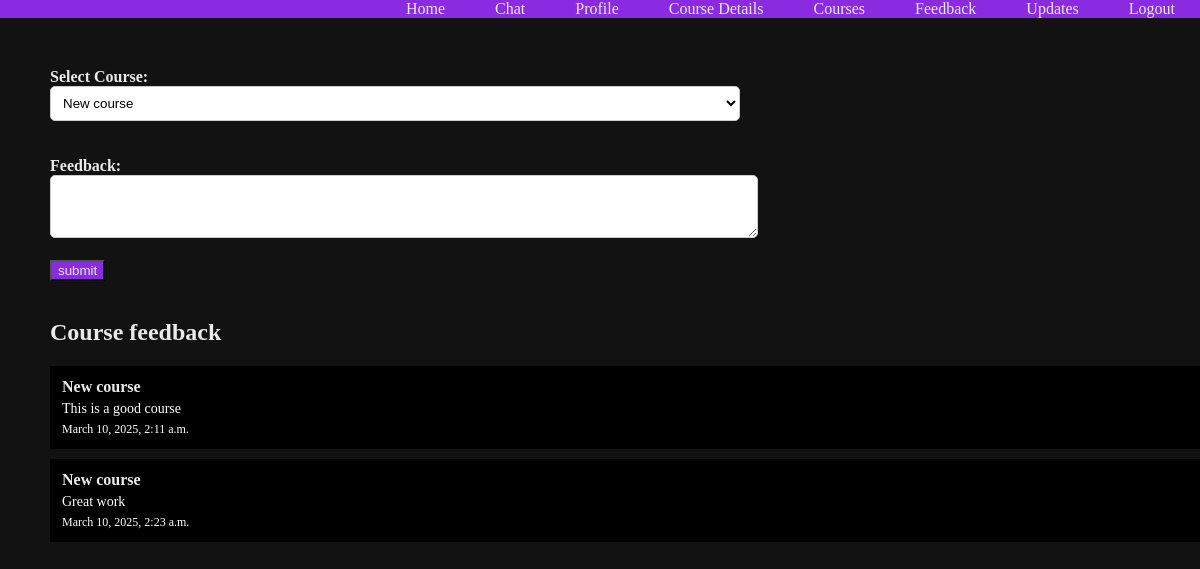
Screenshot of /learnhub/feedback/ (signed in) with the database file from the repository.
### learnhub/models.py (models this page shows)
class Feedback(models.Model):
    course = models.ForeignKey(Course, on_delete=models.CASCADE, related_name='feedbacks')
    student = models.ForeignKey(User, on_delete=models.CASCADE)
    comment = models.TextField()
    created_at = models.DateTimeField(auto_now_add=True)

class Course(models.Model):
    name = models.CharField(max_length=255)
    description = models.TextField()
    teacher = models.ForeignKey(User, on_delete=models.CASCADE, related_name='courses')
    students = models.ManyToManyField(User, related_name='enrolled_courses', blank=True)
    created_at = models.DateTimeField(auto_now_add=True)

### learnhub/views.py (the view, shortened to what this page needs)
# urls.py: path('learnhub/feedback/', login_required(login_url='login')(FeedbackView.as_view()), name='feedback'),
class FeedbackView(TemplateView):
    template_name = 'learnhub/feedback.html'
    def dispatch(self, request, *args, **kwargs):
        user = request.user
        if not hasattr(user, 'learnhubuser'):
            return redirect("home")
        return super().dispatch(request, *args, **kwargs)
    def get_context_data(self, **kwargs):
        context = super().get_context_data(**kwargs)
        user = self.request.user
        context["courses"] = user.enrolled_courses.all()
        context["feedbacks"] = Feedback.objects.filter(student=user)
        return context

### learnhub/templates/learnhub/feedback.html (shortened to what this page needs)
{% extends "./base.html" %}
{% block content %}
<head><title>Feedback Page</title></head>
<div class="segment">
    {% if user.is_authenticated and user.learnhubuser.is_student %}
    <form method="post" class="pageTitle">
        <strong><label for="course">Select Course:</label></strong><br>
        <select name="course" required>
            {% for course in courses %}
                <option value="{{ course.id }}">{{ course.name }}</option>
            {% endfor %}
        </select><br><br><br>
        <strong><label for="comment">Feedback:</label></strong><br>
        <textarea name="comment" rows="3" cols="50" required></textarea><br><br>
        <button type="submit">submit</button><br><br>
    </form>
    {% endif %}
    <h2>Course feedback</h2>
    <ul class="resource-list">
        {% for feedback in feedbacks %}
            <li class="resource-item">
                <div class="resource-content">
                    <span class="resource-title"><strong>{{ feedback.course.name }}</strong></span>
                    <p class="resource-description">{{ feedback.comment }}</p>
                </div>
                <span class="resource-uploaded">{{ feedback.created_at }}</span>
            </li>
        {% empty %}
            <p>No feedback added yet.</p>
        {% endfor %}
    </ul>
</div>
{% endblock %}

### learnhub/templates/learnhub/header.html (style rules this page uses)
body { background-color:#121212; margin: 0; padding: 0; width: 100vw; }
h1, h2, p, label, strong { color: #EAEAEA; }
input, select, textarea { width: 60%; padding: 5px; background-color: white; flex: 1; padding: 8px; border: 1px solid #ccc; border-radius: 5px; }
button { background-color: #8A2BE2; color: #EAEAEA; }
.segment { padding-left: 50px; }
.pageTitle { padding-top: 50px; }
.resource-list { list-style: none; padding: 0; }
.resource-item { display: flex; flex-direction: column; justify-content: space-between; align-items: flex-start; border: 2px solid black; padding: 10px; margin: 10px 0; background-color: black; }
.resource-content { display: flex; flex-direction: column; }
.resource-title { font-weight: bold; text-align: left; }
.resource-description { font-size: 14px; color: white; margin: 5px 0; }
.resource-uploaded { font-size: 12px; color: white; text-align: right; }

### rows the page displays
Feedback: course.name "New course", comment "This is a good course", created_at "March 10, 2025, 2:11 a.m."
Feedback: course.name "New course", comment "Great work", created_at "March 10, 2025, 2:23 a.m."

### other values shown
form field course "New course"
